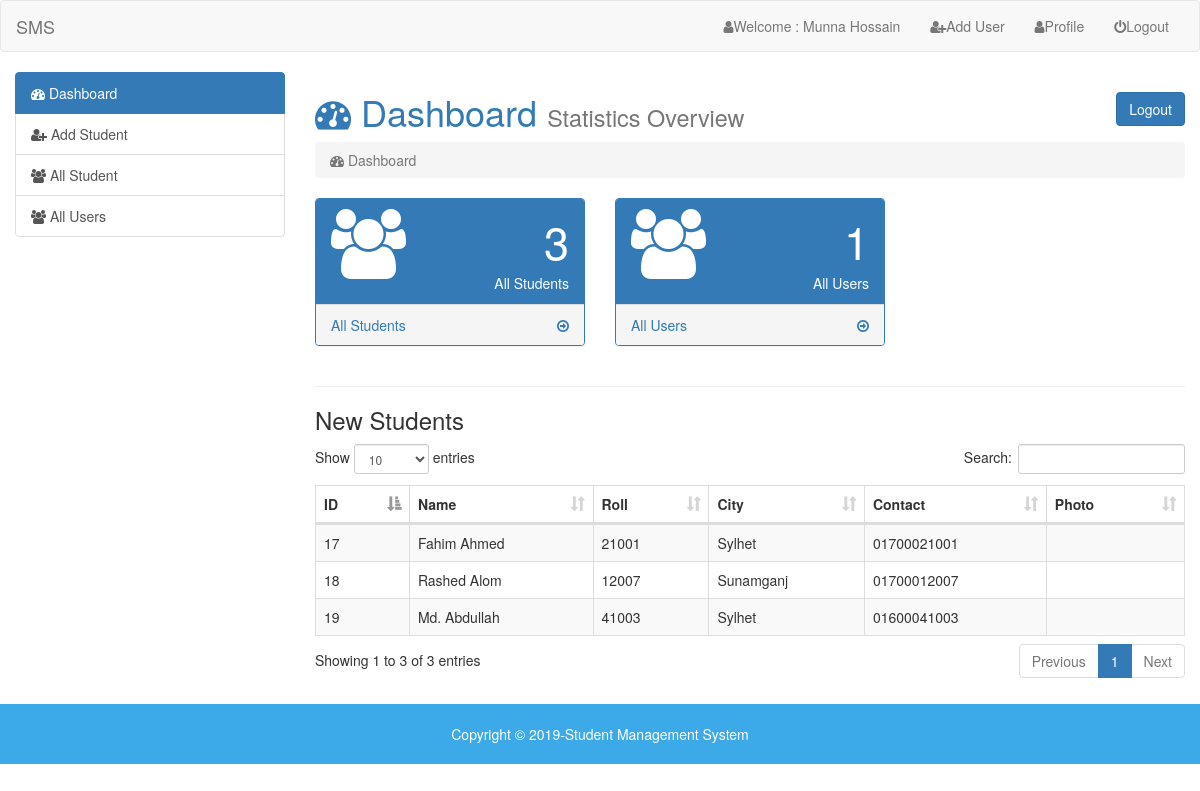
The page /MiniProject/admin/index.php (signed in) on the database its author committed.
### tables this page shows
CREATE TABLE `student_information` (
  `id` int(5) NOT NULL,
  `name` varchar(50) NOT NULL,
  `roll` int(6) NOT NULL,
  `class` varchar(5) NOT NULL,
  `city` varchar(20) NOT NULL,
  `contact` varchar(11) NOT NULL,
  `photo` varchar(50) NOT NULL,
  `date_time` timestamp NOT NULL DEFAULT CURRENT_TIMESTAMP
);

### MiniProject/admin/dashboard.php (the view)
<?php
    require_once './dbconnection.php';
?>
    <div>
        <a class = "btn btn-primary pull-right" href="logout.php">Logout</a>
        <h1 class="text-primary"><i class="fa fa-dashboard"></i> Dashboard <small>Statistics Overview</small></h1>
    </div>
    <ol class="breadcrumb">
        <li class="active"><i class="fa fa-dashboard"></i> Dashboard</li>
    </ol>
    <?php
        $count_student = mysqli_query($link,"SELECT * FROM `student_information`");
        $total_student = mysqli_num_rows($count_student);
        $count_user = mysqli_query($link,"SELECT * FROM `users`");
        $total_user = mysqli_num_rows($count_user);
    ?>
                    <div class="row">
                        <div class="col-sm-4">
                            <div class="panel panel-primary">
                                <div class="panel-heading">
                                    <div class="row">
                                        <div class="col-xs-3">
                                            <i class="fa fa-users fa-5x"></i>
                                        </div>
                                        <div class="col-xs-9">
                                            <div class="pull-right" style="font-size:45px"><?php echo $total_student;?></div>
                                            <div class="clearfix"></div>
                                            <div class="pull-right">All Students</div>
                                        </div>
                                    </div>
                                </div>
                                <a href="index.php?page=all-students">
                                    <div class="panel-footer">
                                        <span class="pull-left">All Students</span>
                                        <span class="pull-right"><i class="fa fa-arrow-circle-o-right"></i></span>
                                        <div class="clearfix"></div>
                                    </div>
                                </a>
                            </div>
                        </div>
                        <div class="col-sm-4">
                            <div class="panel panel-primary">
                                <div class="panel-heading">
                                    <div class="row">
                                        <div class="col-xs-3">
                                            <i class="fa fa-users fa-5x"></i>
                                        </div>
                                        <div class="col-xs-9">
                                            <div class="pull-right" style="font-size:45px"><?php echo $total_user;?></div>
                                            <div class="clearfix"></div>
                                            <div class="pull-right">All Users</div>
                                        </div>
                                    </div>
                                </div>
                                <a href="index.php?page=all-users">
                                    <div class="panel-footer">
                                        <span class="pull-left">All Users</span>
                                        <span class="pull-right"><i class="fa fa-arrow-circle-o-right"></i></span>
                                        <div class="clearfix"></div>
                                    </div>
                                </a>
                            </div>
                        </div>
                    </div>
                    <hr>
                    <h3>New Students</h3>
                    <div class="table-responsive">
                    <table id="data" class="table table-hover table-bordered table-striped">
                        <thead>
                            <tr>
                                <th>ID</th>
                                <th>Name</th>
                                <th>Roll</th>
                                <th>City</th>
                                <th>Contact</th>
                                <th>Photo</th>
                            </tr>
                        </thead>
                        <tbody>
                            <?php
                                $db_sinfo = mysqli_query($link,"SELECT * FROM `student_information`");
                                while($row = mysqli_fetch_assoc($db_sinfo)){?>
                            <tr>
                                <td><?php echo $row['id'];?></td>
                                <td><?php echo ucwords($row['name']);?></td>
                                <td><?php echo $row['roll'];?></td>
                                <td><?php echo ucwords($row['city']);?></td>
                                <td><?php echo $row['contact'];?></td>
                                <td><img style="width: 100px" src="student_image/<?php echo $row['photo'];?>" alt=""></td>
                            </tr>
                            <?php
                                }
                            ?>
                        </tbody>
                    </table>
                    </div>

### MiniProject/admin/index.php (shortened to what this page needs)
<!DOCTYPE html>
<html lang="en">
  <head>
    <link href="../css/bootstrap.min.css" rel="stylesheet">
    <link href="../css/font-awesome.min.css" rel="stylesheet">
    <link href="../css/dataTables.bootstrap.min.css" rel="stylesheet">
    <link rel="stylesheet" href="style.css">
  </head>
    <body>
    <nav class="navbar navbar-default">
    <div class="container-fluid">
        <div class="navbar-header">
        <a class="navbar-brand" href="index.php">SMS</a>
        </div>
        <div class="collapse navbar-collapse" id="bs-example-navbar-collapse-1">
        <ul class="nav navbar-nav navbar-right">
            <li><a href="logout.php"><i class = "fa fa-user"></i>Welcome : Munna Hossain</a></li>
            <li><a href="registration.php"><i class = "fa fa-user-plus"></i>Add User</a></li>
            <li><a href="index.php?page=user-profile"><i class = "fa fa-user"></i>Profile</a></li>
            <li><a href="logout.php"><i class = "fa fa-power-off"></i>Logout</a></li>
        </ul>
        </div>
    </div>
    </nav>
    <div class="container-fluid">
        <div class="row">
            <div class="col-sm-3">
                <div class="list-group">
                    <a href="index.php?page=dashboard" class="list-group-item active">
                       <i class="fa fa-dashboard"></i> Dashboard
                    </a>
                    <a href="index.php?page=add-student" class="list-group-item"><i class="fa fa-user-plus"></i> Add Student</a>
                    <a href="index.php?page=all-students" class="list-group-item"><i class="fa fa-users"></i> All Student</a>
                    <a href="index.php?page=all-users" class="list-group-item"><i class="fa fa-users"></i> All Users</a>
                </div>
            </div>
            <div class="col-sm-9">
                <div class="content">
                   <?php
                        if(isset($_GET['page'])){
                            $page = $_GET['page'].'.php';
                        }else{
                            $page = "dashboard.php";
                        }
                       if(file_exists($page)){
                        require_once $page;
                       }
                       else{
                           require_once '404.php';
                       }
                   ?>
                </div>
            </div>
        </div>
    </div>
    <footer class="footer-area">
        <p> Copyright &copy; 2019-Student Management System</p>
    </footer>
    </body>
</html>

### MiniProject/admin/style.css (style rules this page uses)
.content { min-height: 550px; }
.footer-area { background: #3CA9E8; text-align: center; padding: 20px 0; color: #fff; margin-top: 20px; }
.footer-area p { margin: 0; }

### rows shown on the page
student_information: id "17", name "Fahim Ahmed", roll "21001", city "Sylhet", contact "01700021001"
student_information: id "18", name "Rashed Alom", roll "12007", city "Sunamganj", contact "01700012007"
student_information: id "19", name "Md. Abdullah", roll "41003", city "Sylhet", contact "01600041003"

### other values the page prints
$total_student "3"
$total_user "1"
